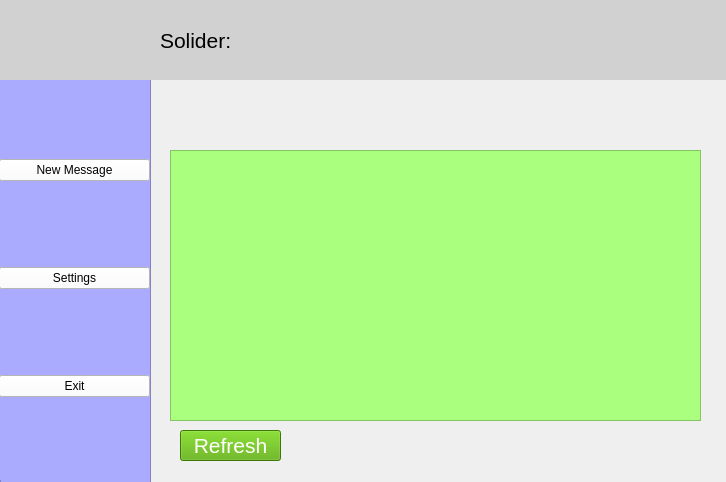
<?xml version="1.0" encoding="UTF-8"?>
<ui version="4.0">
 <class>HomeWindow</class>
 <widget class="QMainWindow" name="HomeWindow">
  <property name="geometry">
   <rect>
    <x>0</x>
    <y>0</y>
    <width>726</width>
    <height>482</height>
   </rect>
  </property>
  <property name="windowTitle">
   <string>MainWindow</string>
  </property>
  <property name="styleSheet">
   <string notr="true"/>
  </property>
  <widget class="QWidget" name="centralwidget">
   <property name="styleSheet">
    <string notr="true">background: url(:/background1/background2.jpg) no-repeat center center;</string>
   </property>
   <widget class="QWidget" name="widget" native="true">
    <property name="geometry">
     <rect>
      <x>0</x>
      <y>0</y>
      <width>731</width>
      <height>80</height>
     </rect>
    </property>
    <property name="styleSheet">
     <string notr="true">background: rgb(209, 209, 209);</string>
    </property>
    <widget class="QLabel" name="label">
     <property name="geometry">
      <rect>
       <x>160</x>
       <y>20</y>
       <width>301</width>
       <height>41</height>
      </rect>
     </property>
     <property name="font">
      <font>
       <pointsize>16</pointsize>
      </font>
     </property>
     <property name="text">
      <string>Solider: </string>
     </property>
    </widget>
   </widget>
   <widget class="QFrame" name="frame">
    <property name="geometry">
     <rect>
      <x>0</x>
      <y>80</y>
      <width>151</width>
      <height>411</height>
     </rect>
    </property>
    <property name="styleSheet">
     <string notr="true">background: rgb(170, 170, 255);</string>
    </property>
    <property name="frameShape">
     <enum>QFrame::StyledPanel</enum>
    </property>
    <property name="frameShadow">
     <enum>QFrame::Raised</enum>
    </property>
    <widget class="QWidget" name="verticalLayoutWidget">
     <property name="geometry">
      <rect>
       <x>-1</x>
       <y>-1</y>
       <width>151</width>
       <height>401</height>
      </rect>
     </property>
     <layout class="QVBoxLayout" name="verticalLayout">
      <item>
       <widget class="QPushButton" name="pushButton_3">
        <property name="styleSheet">
         <string notr="true">background: white;</string>
        </property>
        <property name="text">
         <string>New Message</string>
        </property>
       </widget>
      </item>
      <item>
       <widget class="QPushButton" name="pushButton_4">
        <property name="styleSheet">
         <string notr="true">background: white;</string>
        </property>
        <property name="text">
         <string>Settings</string>
        </property>
       </widget>
      </item>
      <item>
       <widget class="QPushButton" name="pushButton_2">
        <property name="styleSheet">
         <string notr="true">background: white</string>
        </property>
        <property name="text">
         <string>Exit</string>
        </property>
       </widget>
      </item>
     </layout>
    </widget>
   </widget>
   <widget class="QTableView" name="tableView">
    <property name="geometry">
     <rect>
      <x>170</x>
      <y>150</y>
      <width>531</width>
      <height>271</height>
     </rect>
    </property>
    <property name="styleSheet">
     <string notr="true">background: rgb(170, 255, 127);</string>
    </property>
   </widget>
   <widget class="QPushButton" name="pushButton">
    <property name="geometry">
     <rect>
      <x>180</x>
      <y>430</y>
      <width>101</width>
      <height>31</height>
     </rect>
    </property>
    <property name="font">
     <font>
      <pointsize>16</pointsize>
     </font>
    </property>
    <property name="styleSheet">
     <string notr="true">background: rgb(85, 170, 0);
color: white;</string>
    </property>
    <property name="text">
     <string>Refresh</string>
    </property>
   </widget>
  </widget>
 </widget>
 <resources>
  <include location="src.qrc"/>
 </resources>
 <connections/>
</ui>
